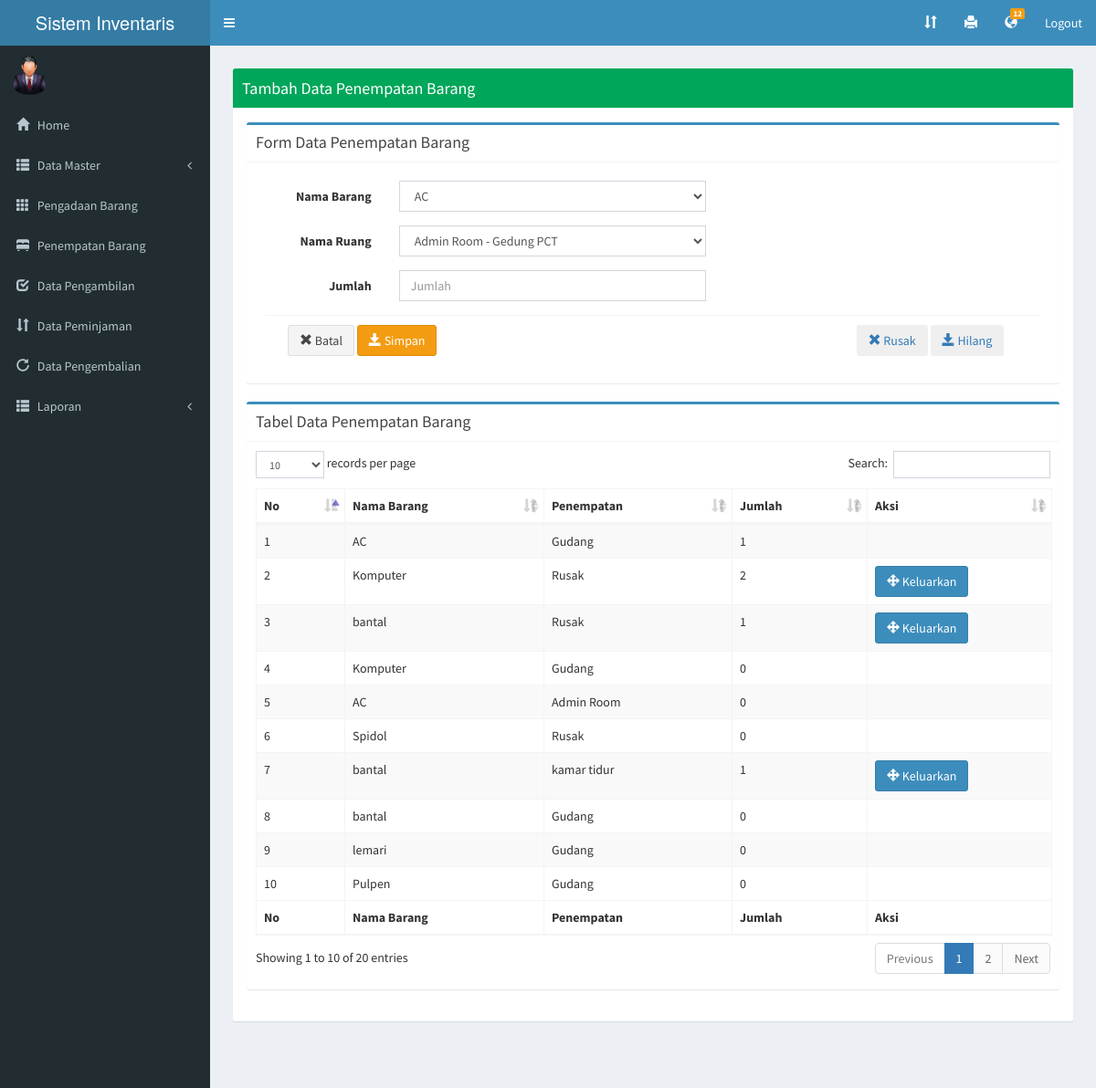
Screenshot of /index.php/penempatan with the database file from the repository.
### tables this page shows
CREATE TABLE `tb_penempatan` (
  `id_penempatan` int(11) NOT NULL,
  `id_barang` int(11) NOT NULL,
  `id_ruang` int(3) NOT NULL,
  `jumlah` int(11) NOT NULL
);

CREATE TABLE `tb_jenisbarang` (
  `id_jenisbarang` int(11) NOT NULL,
  `nama_barang` varchar(25) NOT NULL,
  `satuan` varchar(20) NOT NULL,
  `kategori` enum('habis','tidak habis') NOT NULL,
  `jumlah` int(11) NOT NULL,
  `merk` varchar(25) NOT NULL,
  `spek` varchar(100) NOT NULL
);

CREATE TABLE `tb_ruang` (
  `id_ruang` int(3) UNSIGNED NOT NULL,
  `id_gedung` int(3) UNSIGNED NOT NULL,
  `nama_ruang` varchar(50) DEFAULT NULL
);

### application/controllers/Penempatan.php (called while the page is built, shortened)
<?php defined('BASEPATH')OR exit('akses ga ada');
 class Penempatan extends CI_Controller
 {
 	function __construct()
 	{
 		$this->load->model('m_penempatan');
		$this->load->model('m_notif');
 	}
 	public function index()
 	{
		$angka = $this->m_notif->Angka();
    	$notif = $this->m_notif->GetAll();
 		$data = $this->m_penempatan->GetAll();
 		$dataBarang = $this->m_penempatan->GetBarang();
 		$dataRuang = $this->m_penempatan->GetRuang();
		$this->load->view('atribut/HeaderAdmin', array('angka'=>$angka, 'notif'=>$notif));
 		$this->load->view('Admin/Penempatan', array('data' => $data, 'dataBarang' => $dataBarang, 'dataRuang' => $dataRuang));
 		$this->load->view('atribut/FooterAdmin');
 	}
 } ?>

### index.php (called while the page is built, shortened)
<?php
require_once BASEPATH.'core/CodeIgniter.php';

### application/models/M_penempatan.php (called while the page is built, shortened)
<?php defined('BASEPATH')OR exit('akses ga ada');
class M_penempatan extends CI_Model{
	public function GetAll(){
		$query = $this->db->query('SELECT id_penempatan, id_barang, tb_jenisbarang.nama_barang, tb_penempatan.id_ruang, tb_ruang.nama_ruang, tb_penempatan.jumlah FROM tb_penempatan, tb_jenisbarang, tb_ruang WHERE id_barang=tb_jenisbarang.id_jenisbarang AND tb_penempatan.id_ruang=tb_ruang.id_ruang ORDER BY id_penempatan DESC');
		return $query -> result_array();
	}
	public function GetBarang(){
		$query = $this->db->query('SELECT tb_penempatan.id_barang, tb_jenisbarang.nama_barang FROM tb_penempatan, tb_jenisbarang WHERE tb_penempatan.id_ruang = 1 AND tb_penempatan.id_barang = tb_jenisbarang.id_jenisbarang  ORDER BY tb_jenisbarang.nama_barang ASC');
		return $query -> result_array();
	}
	public function GetRuang(){
		$query = $this->db->query('SELECT id_ruang, nama_ruang, nama_gedung FROM tb_ruang, tb_gedung WHERE tb_ruang.id_gedung=tb_gedung.id_gedung AND tb_gedung.id_gedung != 1 ORDER BY nama_ruang ASC;');
		return $query -> result_array();
	}
}

### application/views/Admin/Penempatan.php (the view, shortened to what this page needs)
<div class="content-wrapper">
<div class="box-body">
<div class="content">
  <div class="box box-success">
    <div class="box-header bg-green with-border">
      <h1 class="box-title">Tambah Data Penempatan Barang</h1>
    </div>
<section class='content'>
  <div class='row'>
    <div class='col-xs-12'>
      <div class='box box-primary'>
        <div class='box-header with-border'>
          <h3 class='box-title'>Form Data Penempatan Barang</h3>
        </div>
        <div class='box-body'>
        <form class='form-horizontal' action='<?php echo base_url('Penempatan/tambah'); ?>' method='post' enctype='multipart/form-data'>
          <div class='box-body'>
            <div class='form-group'>
              <label class='col-sm-2 control-label'>Nama Barang</label>
              <div class='col-md-5'>
                <select class='form-control' required="" name='nama_barang'>
                    <?php
                    foreach ($dataBarang as $barang) {
                    ?>
                    <option value='<?php echo $barang['id_barang']; ?>'><?php echo $barang['nama_barang']; ?></option>";
                  <?php } ?>
                </select>
              </div>
            </div>
            <div class='form-group'>
              <label class='col-sm-2 control-label'>Nama Ruang</label>
              <div class='col-md-5'>
                <select class='form-control' required="" name='nama_ruang'>
                  <?php
                  foreach ($dataRuang as $r) {
                  ?>
                    <option value='<?php echo $r['id_ruang']; ?>'><?php echo $r['nama_ruang']." - ".$r['nama_gedung']; ?></option>";
                  <?php } ?>
                </select>
              </div>
            </div>
            <div class='form-group'>
              <label class='col-sm-2 control-label'>Jumlah</label>
              <div class='col-md-5'>
                <input type='text' name='jumlah' id='jumlah' class='form-control' required="" placeholder='Jumlah' onkeydown="return numbersonly(this, event);" onkeyup="javascript:tandaPemisahTitik(this);">
              </div>
            </div>
          <div class='box-footer'>
          <div class='col-md-9'>
            <a href="#"><button type='button' class='btn btn-default'><i class="glyphicon glyphicon-remove"></i> Batal</button></a>
            <button type='submit' class='btn btn-warning' name='tambahData'><i class="glyphicon glyphicon-save"></i> Simpan</button>
          </div>
          <div class='col-md-3'>
            <a href="<?php echo base_url('Rusak'); ?>"><button type='button' class='btn btn-secondary'><i class="glyphicon glyphicon-remove"></i> Rusak</button></a>
            <a href="<?php echo base_url('Hilang'); ?>"><button type='button' class='btn btn-dark'><i class="glyphicon glyphicon-save"></i> Hilang</button></a>
          </div>
          </div>
        </div>
        </form>
        </div>
      </div>
      <div class='box box-primary'>
        <div class='box-header with-border'>
           <h3 class='box-title'>Tabel Data Penempatan Barang</h3>
        </div>
        <div class='box-body'>
          <table id='example1' class='table table-bordered table-striped'>
            <thead>
            <tr>
            <th>No</th>
            <th>Nama Barang</th>
            <th>Penempatan</th>
            <th>Jumlah</th>
            <th>Aksi</th>
            </tr>
            </thead>
            <tbody>
            <?php
            $i = 1;
            foreach ($data as $r) {
            ?>
            <tr>
            <td><?php echo $i; ?></td>
            <td><?php echo $r['nama_barang']; ?></td>
            <td><?php echo $r['nama_ruang']; ?></td>
            <td><?php echo $r['jumlah']; ?></td>
            <td>
              <?php
                if ($r['nama_ruang'] == 'Hilang' || $r['nama_ruang'] == 'Gudang' || $r['jumlah'] == '0') {
                echo "";
                } else {
                echo '<a
                          href="javascript:;"
                          data-id="'.$r['id_penempatan'].'"
                          data-jumlah="'.$r['jumlah'].'"
                          data-barang="'.$r['id_barang'].'"
                          data-toggle="modal" data-target="#hapus-data">
                          <button  data-toggle="modal" data-target="#delete-data" class="btn btn-primary"><i class="glyphicon glyphicon-move"></i> Keluarkan</button>
                      </a>';
                }
              ?>
            </td>
            </tr>
            <?php $i++; } ?>
            </tbody>
                <tfoot>
                <tr>
                <th>No</th>
                <th>Nama Barang</th>
                <th>Penempatan</th>
                <th>Jumlah</th>
                <th>Aksi</th>
                </tr>
                </tfoot>
          </table>
        </div>
      </div>
                </div>
             </div>
             </section>
          </div>
    </div>
  </div>
</div>

### rows the page displays
tb_penempatan: tb_jenisbarang.nama_barang "AC", id_ruang.nama_ruang "Gudang", jumlah "1"
tb_penempatan: tb_jenisbarang.nama_barang "Komputer", id_ruang.nama_ruang "Rusak", jumlah "2"
tb_penempatan: tb_jenisbarang.nama_barang "bantal", id_ruang.nama_ruang "Rusak", jumlah "1"
tb_penempatan: tb_jenisbarang.nama_barang "Komputer", id_ruang.nama_ruang "Gudang", jumlah "0"
tb_penempatan: tb_jenisbarang.nama_barang "AC", id_ruang.nama_ruang "Admin Room", jumlah "0"
tb_penempatan: tb_jenisbarang.nama_barang "Spidol", id_ruang.nama_ruang "Rusak", jumlah "0"
tb_penempatan: tb_jenisbarang.nama_barang "bantal", id_ruang.nama_ruang "kamar tidur", jumlah "1"
tb_penempatan: tb_jenisbarang.nama_barang "bantal", id_ruang.nama_ruang "Gudang", jumlah "0"
tb_penempatan: tb_jenisbarang.nama_barang "lemari", id_ruang.nama_ruang "Gudang", jumlah "0"
tb_penempatan: tb_jenisbarang.nama_barang "Pulpen", id_ruang.nama_ruang "Gudang", jumlah "0"

### other values shown
$angka->hitung "12"
form field nama_barang "AC"
form field nama_ruang "Admin Room - Gedung PCT"
